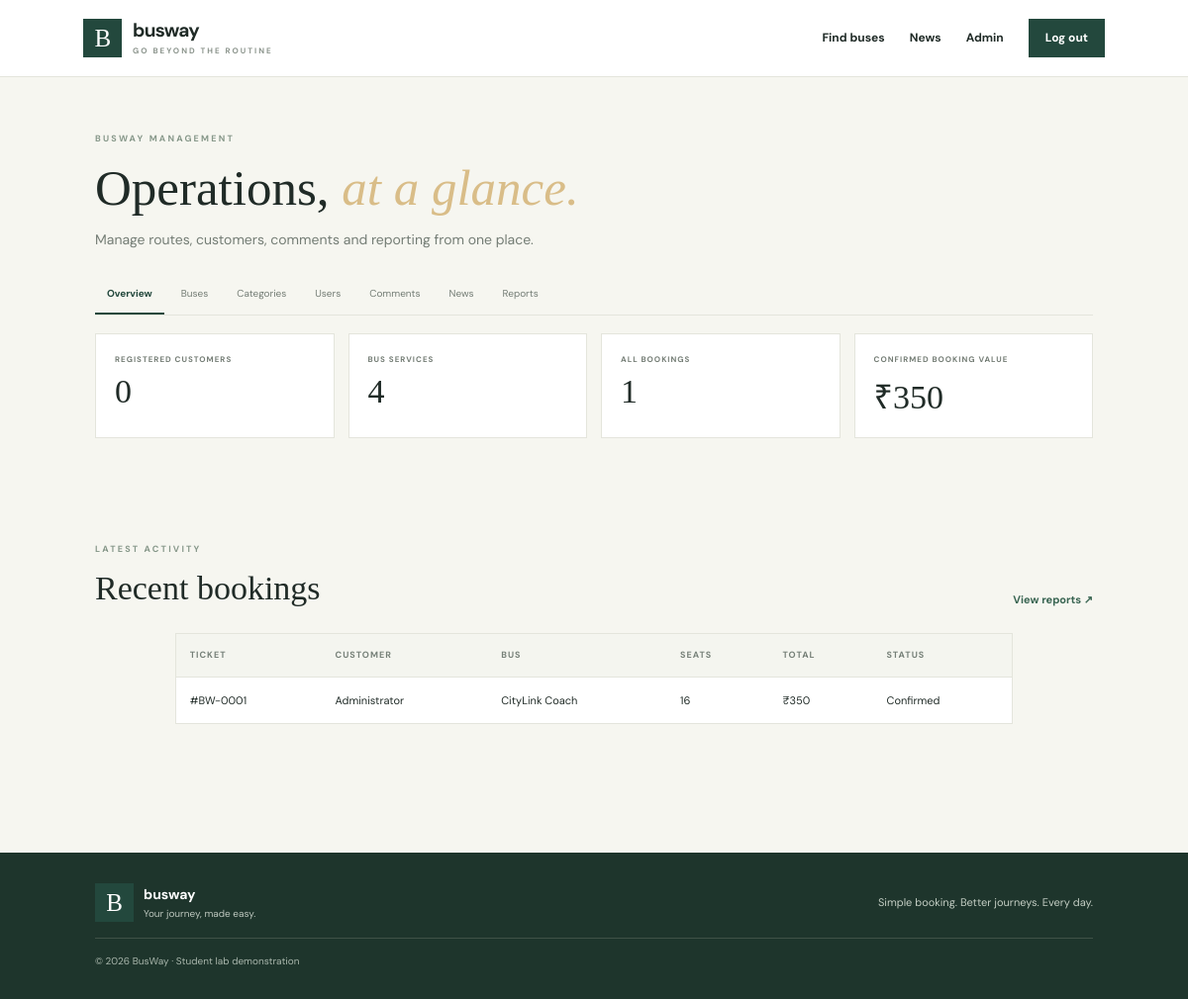
The page /admin (signed in) on the database its author committed.
### tables this page shows
CREATE TABLE bookings(
            id INTEGER PRIMARY KEY AUTOINCREMENT,
            user_id INTEGER NOT NULL REFERENCES users(id),
            bus_id INTEGER NOT NULL REFERENCES buses(id),
            passenger_name TEXT NOT NULL,
            passenger_age INTEGER NOT NULL,
            passenger_phone TEXT NOT NULL,
            seats TEXT NOT NULL,
            total REAL NOT NULL,
            status TEXT NOT NULL DEFAULT 'Confirmed',
            payment_status TEXT NOT NULL DEFAULT 'Demo payment completed',
            created_at TEXT NOT NULL DEFAULT CURRENT_TIMESTAMP
        );

CREATE TABLE users(
            id INTEGER PRIMARY KEY AUTOINCREMENT,
            name TEXT NOT NULL,
            email TEXT NOT NULL UNIQUE,
            password_hash TEXT NOT NULL,
            role TEXT NOT NULL DEFAULT 'customer',
            created_at TEXT NOT NULL DEFAULT CURRENT_TIMESTAMP
        );

CREATE TABLE buses(
            id INTEGER PRIMARY KEY AUTOINCREMENT,
            name TEXT NOT NULL,
            category_id INTEGER NOT NULL REFERENCES categories(id),
            source TEXT NOT NULL,
            destination TEXT NOT NULL,
            departure TEXT NOT NULL,
            arrival TEXT NOT NULL,
            travel_date TEXT NOT NULL,
            price REAL NOT NULL CHECK(price >= 0),
            total_seats INTEGER NOT NULL CHECK(total_seats > 0),
            photo_url TEXT NOT NULL DEFAULT '',
            description TEXT NOT NULL DEFAULT '',
            active INTEGER NOT NULL DEFAULT 1
        );

### app.py (the view)
@app.route("/admin")
@admin_required
def admin_dashboard():
    with db() as con:
        stats = {
            "users": con.execute("SELECT COUNT(*) n FROM users WHERE role='customer'").fetchone()["n"],
            "buses": con.execute("SELECT COUNT(*) n FROM buses").fetchone()["n"],
            "bookings": con.execute("SELECT COUNT(*) n FROM bookings").fetchone()["n"],
            "revenue": con.execute("SELECT COALESCE(SUM(total),0) n FROM bookings WHERE status='Confirmed'").fetchone()["n"],
        }
        recent = con.execute("""SELECT bk.*,u.name AS customer,b.name AS bus_name
                                FROM bookings bk JOIN users u ON u.id=bk.user_id JOIN buses b ON b.id=bk.bus_id
                                ORDER BY bk.created_at DESC LIMIT 8""").fetchall()
    return render_template("admin/dashboard.html", stats=stats, bookings=recent)

### app.py (called while the page is built)
def db():
    con = sqlite3.connect(DB_PATH)
    con.row_factory = sqlite3.Row
    con.execute("PRAGMA foreign_keys=ON")
    return con

def user_now():
    if not session.get("user_id"):
        return None
    with db() as con:
        return con.execute("SELECT id,name,email,role FROM users WHERE id=?", (session["user_id"],)).fetchone()

def admin_required(fn):
    @wraps(fn)
    def wrapper(*args, **kwargs):
        user = user_now()
        if not user or user["role"] != "admin":
            flash("Administrator access is required.", "danger")
            return redirect(url_for("login"))
        return fn(*args, **kwargs)
    return wrapper

@app.context_processor
def inject_globals():
    return {"current_user": user_now(), "today": date.today().isoformat()}

### templates/admin/dashboard.html
{% extends "base.html" %}{% block title %}Admin dashboard{% endblock %}{% block content %}<section class="page-intro admin-intro"><span class="eyebrow">BUSWAY MANAGEMENT</span><h1>Operations, <em>at a glance.</em></h1><p>Manage routes, customers, comments and reporting from one place.</p><div class="admin-nav"><a class="active" href="{{ url_for('admin_dashboard') }}">Overview</a><a href="{{ url_for('admin_buses') }}">Buses</a><a href="{{ url_for('admin_categories') }}">Categories</a><a href="{{ url_for('admin_users') }}">Users</a><a href="{{ url_for('admin_comments') }}">Comments</a><a href="{{ url_for('admin_news') }}">News</a><a href="{{ url_for('admin_reports') }}">Reports</a></div></section><div class="stats-grid"><div class="stat-card"><span>REGISTERED CUSTOMERS</span><strong>{{ stats.users }}</strong></div><div class="stat-card"><span>BUS SERVICES</span><strong>{{ stats.buses }}</strong></div><div class="stat-card"><span>ALL BOOKINGS</span><strong>{{ stats.bookings }}</strong></div><div class="stat-card"><span>CONFIRMED BOOKING VALUE</span><strong>₹{{ "{:,.0f}".format(stats.revenue) }}</strong></div></div><section class="section"><div class="section-head"><div><span class="eyebrow">LATEST ACTIVITY</span><h2>Recent bookings</h2></div><a class="text-link" href="{{ url_for('admin_reports') }}">View reports ↗</a></div><div class="table-wrap"><table><thead><tr><th>Ticket</th><th>Customer</th><th>Bus</th><th>Seats</th><th>Total</th><th>Status</th></tr></thead><tbody>{% for b in bookings %}<tr><td>#BW-{{ "%04d"|format(b.id) }}</td><td>{{ b.customer }}</td><td>{{ b.bus_name }}</td><td>{{ b.seats }}</td><td>₹{{ "{:,.0f}".format(b.total) }}</td><td>{{ b.status }}</td></tr>{% else %}<tr><td colspan="6">No bookings yet.</td></tr>{% endfor %}</tbody></table></div></section>{% endblock %}

### static/style.css (style rules this page uses)
:root { --ink:#202b27;--muted:#747d75;--paper:#f6f6f0;--white:#fff;--green:#23483d;--green2:#386451;--gold:#d8b879;--line:#e4e5dc;--red:#a2473e }
* { box-sizing:border-box }
body { margin:0;background:var(--paper);color:var(--ink);font:14px/1.65 'DM Sans',sans-serif }
a { color:inherit;text-decoration:none }
.eyebrow { display:block;font-size:9px;font-weight:700;letter-spacing:2.2px;color:#87988a;margin-bottom:12px }
.hero h1 em,.auth-copy h1 em,.how h2 em,.page-intro h1 em,.narrow h1 em { color:#d9bd88;font-weight:500 }
.section { padding:105px 8% 70px }
.section-head { display:flex;align-items:end;justify-content:space-between;gap:20px;margin-bottom:25px }
.section-head h2,.how h2 { font:500 34px/1.2 'Playfair Display',serif;margin:0 }
.text-link { font-size:11px;color:var(--green2);font-weight:700 }
.page-intro { padding:55px 8% 28px }
.page-intro h1,.narrow h1 { font:500 clamp(36px,4.5vw,51px)/1.2 'Playfair Display',serif;margin:0 0 10px }
.page-intro p,.narrow>p { color:var(--muted);margin:0 }
.table-wrap { margin:0 8% 60px;overflow-x:auto;background:white;border:1px solid var(--line) }
table { width:100%;border-collapse:collapse;text-align:left;font-size:11px;min-width:800px }
th { font-size:9px;letter-spacing:1px;text-transform:uppercase;color:#768078;background:#f4f5ef }
td,th { padding:14px;border-bottom:1px solid var(--line);vertical-align:middle }
tbody tr:last-child td { border-bottom:0 }
.admin-intro { padding-bottom:18px }
.admin-nav { display:flex;gap:5px;flex-wrap:wrap;border-bottom:1px solid var(--line);margin-top:25px }
.admin-nav a { font-size:10px;padding:10px 12px;color:var(--muted);border-bottom:2px solid transparent }
.admin-nav a.active { border-color:var(--green);color:var(--green);font-weight:700 }
.stats-grid { padding:0 8%;display:grid;grid-template-columns:repeat(4,1fr);gap:14px }
.stat-card { background:white;border:1px solid var(--line);padding:19px;min-width:0 }
.stat-card span { display:block;font-size:8px;letter-spacing:1px;color:var(--muted);font-weight:700 }
.stat-card strong { font:500 clamp(23px,3vw,34px) 'Playfair Display',serif;display:block;margin-top:7px;overflow-wrap:anywhere }

### rows shown on the page
bookings: id "0001", customer "Administrator", bus_name "CityLink Coach", seats "16", total "350", status "Confirmed"

### other values the page prints
{{ stats.users }} "0"
{{ stats.buses }} "4"
{{ stats.bookings }} "1"
{{ "{:,.0f}".format(stats.revenue) }} "350"
